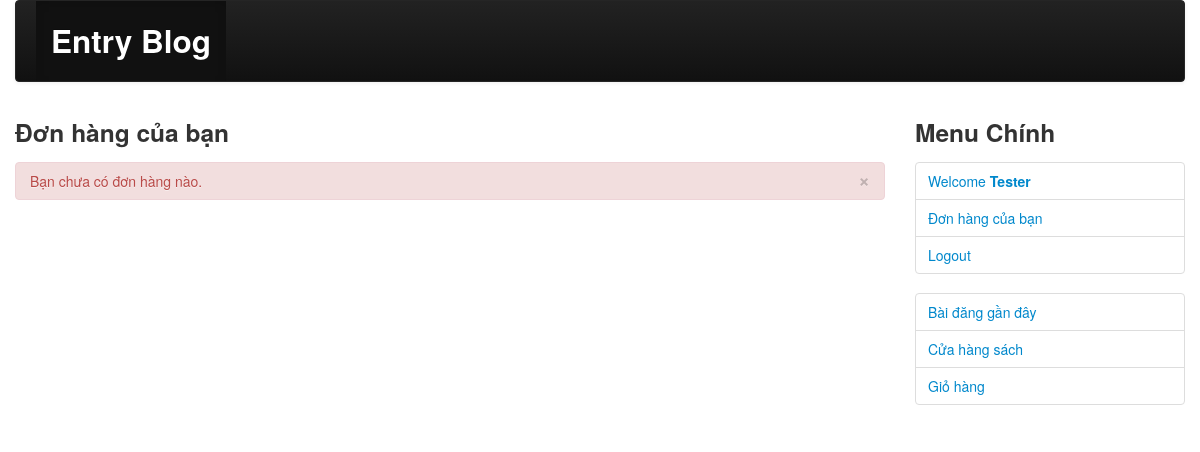
Page /index.php?c=bill&m=user (signed in) on the earlier database version.
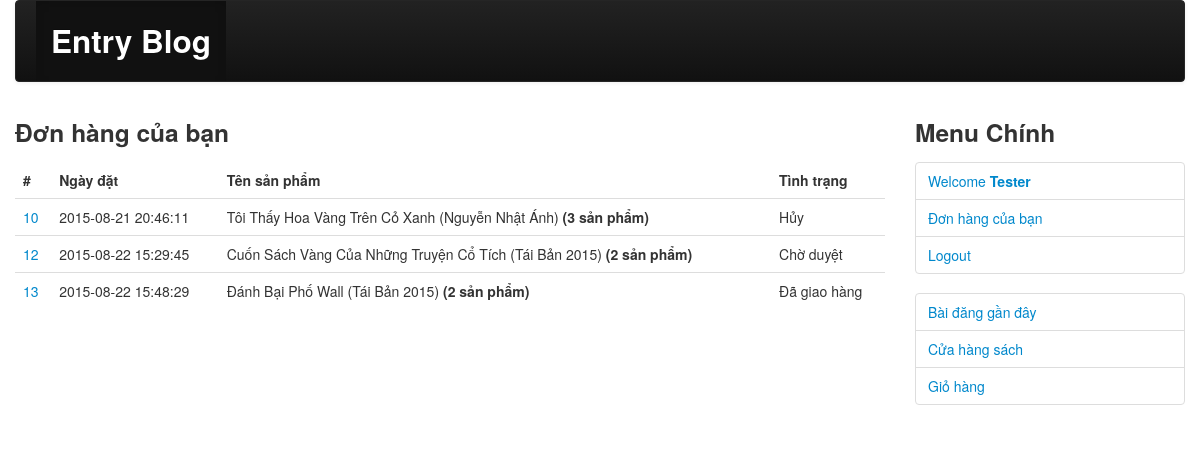
Same page on the later database version.
### tables this page shows
CREATE TABLE IF NOT EXISTS `bills` (
  `id` int(10) unsigned NOT NULL AUTO_INCREMENT,
  `booked_date` datetime NOT NULL DEFAULT CURRENT_TIMESTAMP,
  `status` varchar(15) NOT NULL,
  `user_id` int(10) unsigned NOT NULL,
  PRIMARY KEY (`id`),
  KEY `fk_bill_of_user` (`user_id`)
);

### includes/common.php (called while the page is built, shortened)
<?php
function render($file, $data) {
    extract($data);
    include ROOT . DS . 'views' . DS . $file;
}

### controllers/bill.php (called while the page is built, shortened)
<?php
function bill_user(){
	$data=array();
	$user=isLogged();
	if(model('bill')->getByUser($user['id'])){
		$data['bills']=model('bill')->getByUser($user['id']);
		foreach ($data['bills'] as $key => $bill) {
			$bill_detail=model('bill')->getBillDetails($bill['id']);
			$data['bills'][$key]['product']=model('book')->getSingle($bill_detail[0]['book_id'])['name'];
			$data['bills'][$key]['number']=count($bill_detail);
		}
	}else if(!isLogged()){
		$data['error']='Bạn cần đăng nhập!';
	}else{
		$data['error']='Bạn chưa có đơn hàng nào.';
	}
	$data['template_file'] = 'bill/user.php';
	render('layout.php', $data);
}

### index.php (called while the page is built, shortened)
<?php
require ROOT . DS . 'includes' . DS . 'common.php';
$controller = empty($_GET['c']) ? 'index' : strtolower($_GET['c']);
$method = empty($_GET['m']) ? 'index' : strtolower($_GET['m']);
$c_file = ROOT . DS . 'controllers' . DS . $controller . '.php';
$m_func = $controller . '_' . $method;
if (is_readable($c_file)) {
    call_user_func($m_func);
} else {
    die("Page not found !");
}

### includes/db.php (called while the page is built, shortened)
<?php
function db_get_all($sql) {
    $result = mysql_query($sql);
    $data = array();
    if ($result) {
        while ($row = mysql_fetch_assoc($result)) {
            $data[] = $row;
        }
    }
    return $data;
}

### models/bill.php (called while the page is built, shortened)
<?php
class Bill extends Model{
    public function getByUser($user_id){
        $sql="SELECT * FROM bills WHERE user_id=".$user_id;
        return db_get_all($sql);
    }
}

### views/bill/user.php (the view)
<h3>Đơn hàng của bạn</h3>
<?php if(isset($error)): ?>
	<div id="alert" class="alert alert-error">
	  <button type="button" class="close" data-dismiss="alert">×</button>
	  <?php echo $error; unset($error); ?>
	</div>
<?php endif; ?>
<?php if(isset($bills)): ?>
	<table class="table table-hover">
		<thead>
			<th>#</th>
			<th>Ngày đặt</th>
			<th>Tên sản phẩm</th>
			<th>Tình trạng</th>
		</thead>
	<?php foreach ($bills as $b): ?>
		<tr>
			<td><a href="index.php?c=bill&m=detail&id=<?php echo $b['id'] ?>"><?php echo $b['id'] ?></a></td>
			<td><?php echo $b['booked_date'] ?></td>
			<td><?php echo $b['product']; if($b['number']>1){echo ' <strong>('.$b['number'].' sản phẩm)</strong>';} ?></td>
			<td><?php echo $b['status'] ?></td>
		</tr>
	<?php endforeach; ?>
	</table>
<?php endif; ?>

Differences in the rows shown:
added bills: id "10", booked_date "2015-08-21 20:46:11", product "Tôi Thấy Hoa Vàng Trên Cỏ Xanh (Nguyễn Nhật Ánh)", number "3", status "Hủy"
added bills: id "12", booked_date "2015-08-22 15:29:45", product "Cuốn Sách Vàng Của Những Truyện Cổ Tích (Tái Bản 2015)", user "2", status "Chờ duyệt"
added bills: id "13", booked_date "2015-08-22 15:48:29", product "Đánh Bại Phố Wall (Tái Bản 2015)", user "2", status "Đã giao hàng"
Other differences:
$error: "Bạn chưa có đơn hàng nào." → (not shown)
text now shown: "# Ngày đặt Tên sản phẩm Tình trạng"
